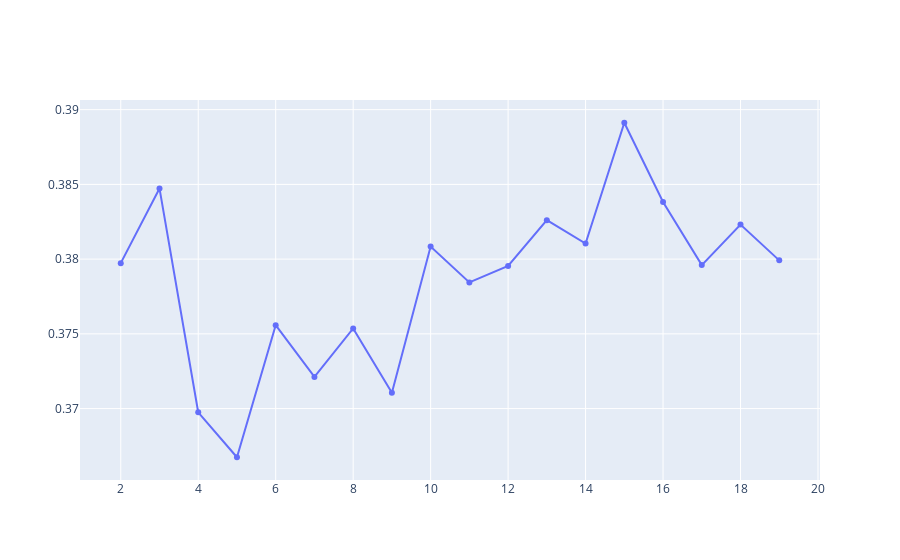

The cell this chart's notebook holds for it:
### Code cell
fig = go.Figure()
fig.add_trace(go.Scatter(x=df['k'], y=df['silhouette_score'],
                    mode='lines+markers',
                        name = "Silhouette score"
                        ))
fig.show()

### Figure 1 — Plotly figure (JSON) as saved in the notebook; plotly's stock layout.template omitted (floating-point values rounded to 4 significant figures)
{"data": [{"mode": "lines+markers", "name": "Silhouette score", "type": "scatter", "x": [2, 3, 4, 5, 6, 7, 8, 9, 10, 11, 12, 13, 14, 15, 16, 17, 18, 19], "y": [0.3797, 0.3847, 0.3698, 0.3667, 0.3756, 0.3721, 0.3754, 0.3711, 0.3808, 0.3784, 0.3795, 0.3826, 0.381, 0.3891, 0.3838, 0.3796, 0.3823, 0.3799]}], "layout": {}}
